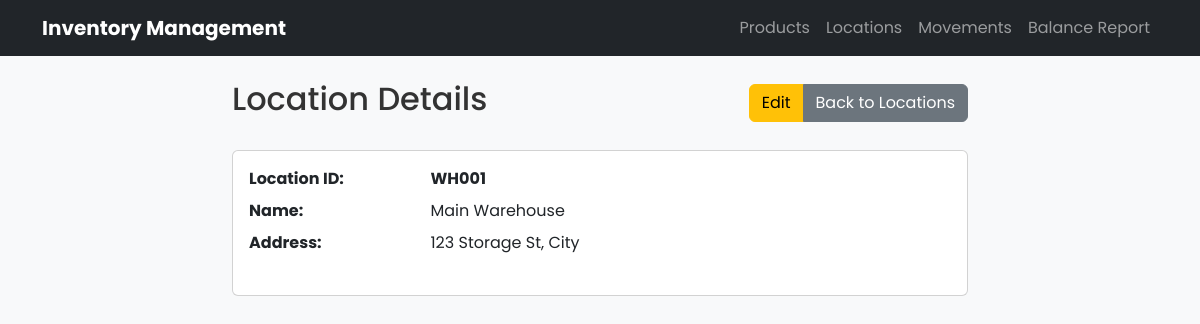
Page /location/view/WH001 on the committed database.
### tables this page shows
CREATE TABLE location (
                location_id VARCHAR(50) PRIMARY KEY,
                name VARCHAR(100) NOT NULL,
                address TEXT
            );

### app.py (the view)
@app.route('/location/view/<location_id>')
def view_location(location_id):
    db = get_db()
    location = db.execute('SELECT * FROM location WHERE location_id = ?', (location_id,)).fetchone()
    if not location:
        flash('Location not found!', 'error')
        return redirect(url_for('locations'))
    return render_template('view_location.html', location=location)

### app.py (called while the page is built)
def get_db():
    if 'db' not in g:
        g.db = sqlite3.connect(app.config['DATABASE'])
        g.db.row_factory = sqlite3.Row
    return g.db

@app.teardown_appcontext
def close_db_handler(error):
    close_db()

### templates/view_location.html (shortened to what this page needs)
{% extends "base.html" %}
{% block content %}
<div class="row justify-content-center">
    <div class="col-md-8">
        <div class="d-flex justify-content-between align-items-center mb-4">
            <h2>Location Details</h2>
            <div class="btn-group">
                <a href="{{ url_for('edit_location', location_id=location.location_id) }}" class="btn btn-warning">Edit</a>
                <a href="{{ url_for('locations') }}" class="btn btn-secondary">Back to Locations</a>
            </div>
        </div>
        <div class="card">
            <div class="card-body">
                <dl class="row">
                    <dt class="col-sm-3">Location ID:</dt>
                    <dd class="col-sm-9"><strong>{{ location.location_id }}</strong></dd>
                    <dt class="col-sm-3">Name:</dt>
                    <dd class="col-sm-9">{{ location.name }}</dd>
                    <dt class="col-sm-3">Address:</dt>
                    <dd class="col-sm-9">{{ location.address if location.address else 'No address provided' }}</dd>
                </dl>
            </div>
        </div>
    </div>
</div>
{% endblock %}

### static/style.css (style rules this page uses)
* { margin: 0; padding: 0; box-sizing: border-box; }
body { font-family:poppins, sans-serif; background-color: #f8f9fa; color: #333; }

### rows in the picture
location: location_id "WH001", name "Main Warehouse", address "123 Storage St, City"
